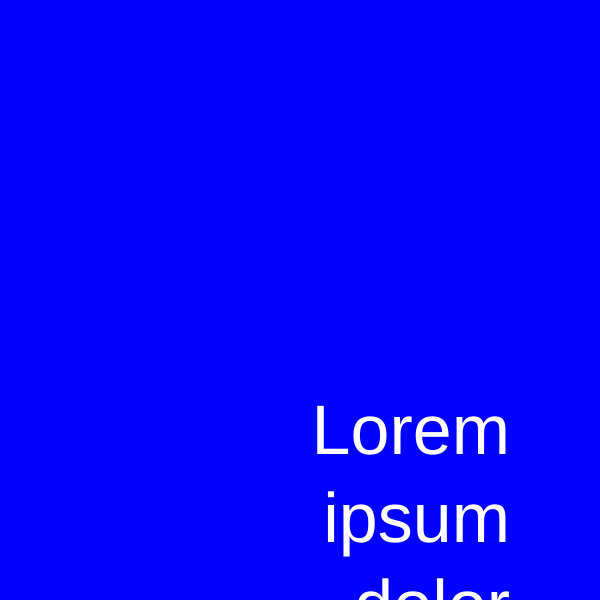
Frame 1 (no input)
Frame 60 (no input): identical to frame 1, image omitted
Frame 120 (the mouse pressed at the canvas centre since frame 60): identical to frame 1, image omitted

The p5.js sketch that drew this single still picture (run headless with seeded random() and noise() and a simulated clock; from frame 60 on, the mouse is pressed at the canvas centre):

// p5.js sketch
// ── sketch.js
const phrase ="Lorem ipsum dolor sit amet"

function setup () {
    createCanvas (600,600)
}

function draw () {
    background (0,0,255)
    rectMode(CORNER)
    fill (255)
    textAlign(RIGHT)
    textSize(70)
    text (phrase,500,400,10,)
}
